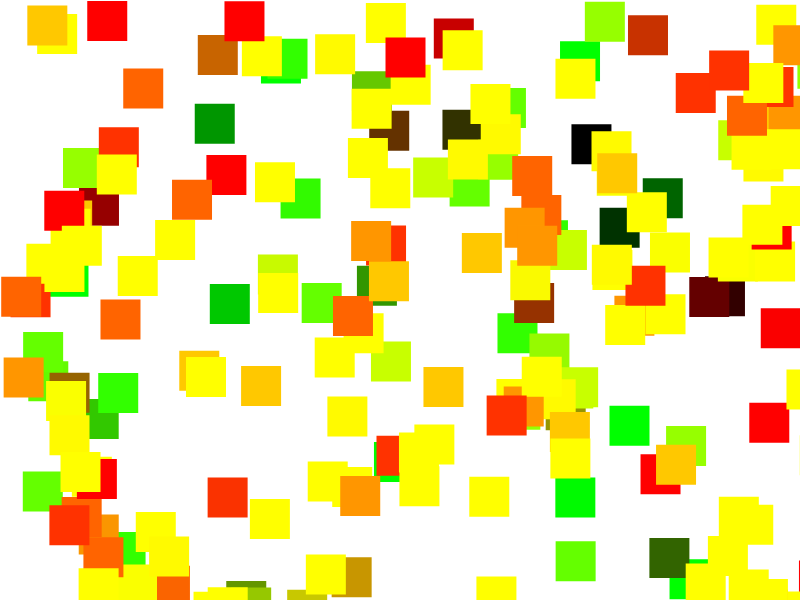
Frame 1 (no input)
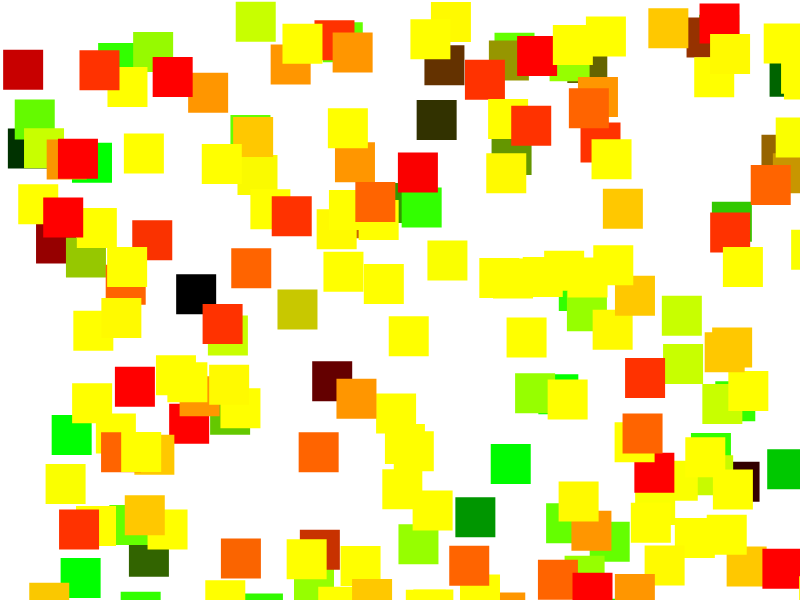
Frame 60 (no input)
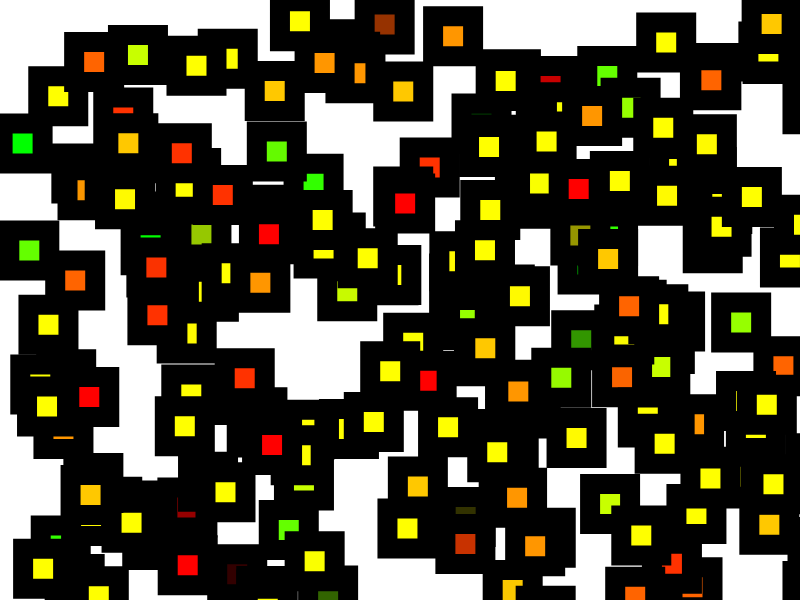
Frame 120 (the mouse pressed at the canvas centre since frame 60)

The p5.js sketch that drew these frames (run headless with seeded random() and noise() and a simulated clock; from frame 60 on, the mouse is pressed at the canvas centre):

// p5.js sketch
// ── sketch.js
var x = 0;
var y = 0;

var r = 0;
var g = 0;
var b = 0;

function setup() {
  createCanvas(800, 600);
  background(255); // one number 0-255 is dark to light
}

function draw() {

  background(255);
  strokeWeight(mouseX/20);
  
  var counter = 0;
  
  // fill up the whole screen every time:
  for(r = 0;r<width;r=r+50)
  {
    for(g = 0;g<height;g=g+50)
    {
      fill(r, g, 0); // red and green and 0 for blue
      stroke(0, 0, b) // just blue
      rectMode(CORNER);
      rect(random(width), random(height), 40, 40); // square
      counter = counter + 1;
    }
  }
  

}
